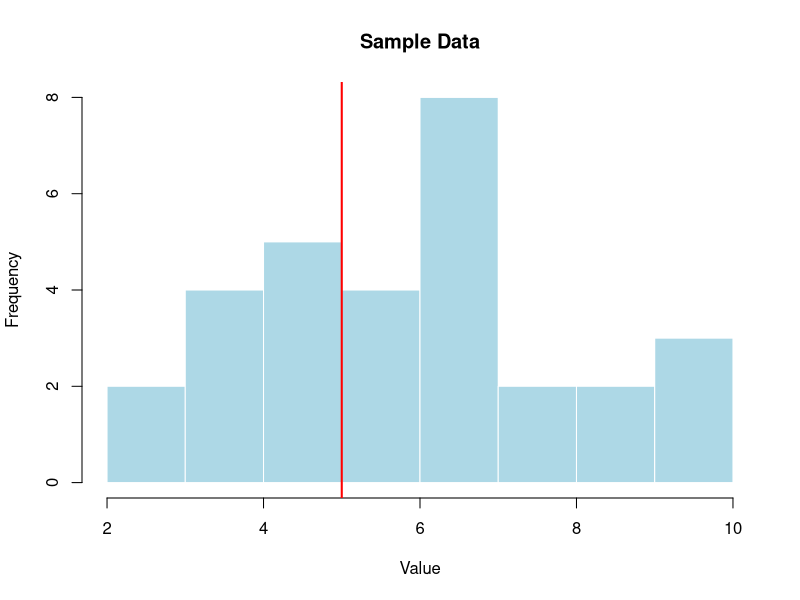

R code for this plot:
# Parameters
mu0 <- 5  
mu1 <- 6  
sigma <- 2  
n <- 30  
alpha <- 0.05  

# Generate sample data
set.seed(123)
sample_data <- rnorm(n, mean = mu1, sd = sigma)

# Perform t-test
t_test <- t.test(sample_data, mu = mu0, alternative = "greater")

# Extract values
statistic <- t_test[["statistic"]]
p_value <- t_test[["p.value"]]

# Decision
decision <- ifelse(p_value < alpha, "Reject H0", "Fail to reject H0")

# Output using cat
cat("Test Statistic:", statistic, "\n")
cat("P-value:", p_value, "\n")
cat("Decision:", decision, "\n")

# Graph
hist(sample_data, col = "lightblue", main = "Sample Data", xlab = "Value", border = "white")
abline(v = mu0, col = "red", lwd = 2)  
